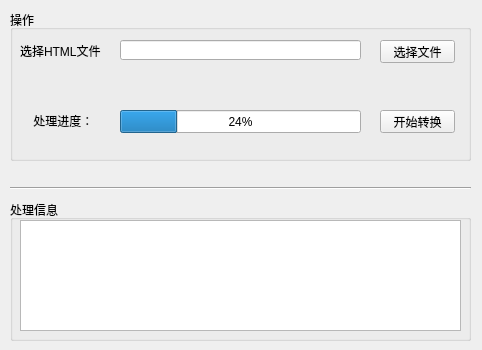
<?xml version="1.0" encoding="UTF-8"?>
<ui version="4.0">
 <class>MainWindow</class>
 <widget class="QMainWindow" name="MainWindow">
  <property name="enabled">
   <bool>true</bool>
  </property>
  <property name="geometry">
   <rect>
    <x>0</x>
    <y>0</y>
    <width>482</width>
    <height>350</height>
   </rect>
  </property>
  <property name="minimumSize">
   <size>
    <width>482</width>
    <height>350</height>
   </size>
  </property>
  <property name="maximumSize">
   <size>
    <width>482</width>
    <height>350</height>
   </size>
  </property>
  <property name="cursor">
   <cursorShape>ArrowCursor</cursorShape>
  </property>
  <property name="windowTitle">
   <string>HTML数据提取程式</string>
  </property>
  <property name="iconSize">
   <size>
    <width>16</width>
    <height>16</height>
   </size>
  </property>
  <widget class="QWidget" name="centralwidget">
   <widget class="QGroupBox" name="groupBox_Operate">
    <property name="geometry">
     <rect>
      <x>10</x>
      <y>10</y>
      <width>461</width>
      <height>151</height>
     </rect>
    </property>
    <property name="title">
     <string>操作</string>
    </property>
    <widget class="QLabel" name="label_SelectFile">
     <property name="geometry">
      <rect>
       <x>10</x>
       <y>30</y>
       <width>81</width>
       <height>21</height>
      </rect>
     </property>
     <property name="text">
      <string>选择HTML文件：</string>
     </property>
     <property name="textFormat">
      <enum>Qt::AutoText</enum>
     </property>
     <property name="alignment">
      <set>Qt::AlignLeading|Qt::AlignLeft|Qt::AlignVCenter</set>
     </property>
     <property name="openExternalLinks">
      <bool>false</bool>
     </property>
    </widget>
    <widget class="QLineEdit" name="lineEdit_SelectFile">
     <property name="geometry">
      <rect>
       <x>110</x>
       <y>30</y>
       <width>241</width>
       <height>20</height>
      </rect>
     </property>
    </widget>
    <widget class="QPushButton" name="Button_SelectFile">
     <property name="geometry">
      <rect>
       <x>370</x>
       <y>30</y>
       <width>75</width>
       <height>23</height>
      </rect>
     </property>
     <property name="text">
      <string>选择文件</string>
     </property>
    </widget>
    <widget class="QProgressBar" name="progressBar_Progress">
     <property name="geometry">
      <rect>
       <x>110</x>
       <y>100</y>
       <width>241</width>
       <height>23</height>
      </rect>
     </property>
     <property name="value">
      <number>24</number>
     </property>
    </widget>
    <widget class="QLabel" name="label_Progress">
     <property name="geometry">
      <rect>
       <x>10</x>
       <y>100</y>
       <width>81</width>
       <height>21</height>
      </rect>
     </property>
     <property name="text">
      <string>    处理进度：</string>
     </property>
    </widget>
    <widget class="QPushButton" name="Button_Start">
     <property name="geometry">
      <rect>
       <x>370</x>
       <y>100</y>
       <width>75</width>
       <height>23</height>
      </rect>
     </property>
     <property name="text">
      <string>开始转换</string>
     </property>
     <property name="autoDefault">
      <bool>false</bool>
     </property>
     <property name="default">
      <bool>false</bool>
     </property>
     <property name="flat">
      <bool>false</bool>
     </property>
    </widget>
   </widget>
   <widget class="Line" name="line">
    <property name="geometry">
     <rect>
      <x>10</x>
      <y>180</y>
      <width>461</width>
      <height>16</height>
     </rect>
    </property>
    <property name="orientation">
     <enum>Qt::Horizontal</enum>
    </property>
   </widget>
   <widget class="QGroupBox" name="groupBox_Info">
    <property name="geometry">
     <rect>
      <x>10</x>
      <y>200</y>
      <width>461</width>
      <height>141</height>
     </rect>
    </property>
    <property name="title">
     <string>处理信息</string>
    </property>
    <widget class="QListView" name="listView_Info">
     <property name="geometry">
      <rect>
       <x>10</x>
       <y>20</y>
       <width>441</width>
       <height>111</height>
      </rect>
     </property>
    </widget>
   </widget>
  </widget>
 </widget>
 <resources/>
 <connections/>
</ui>
